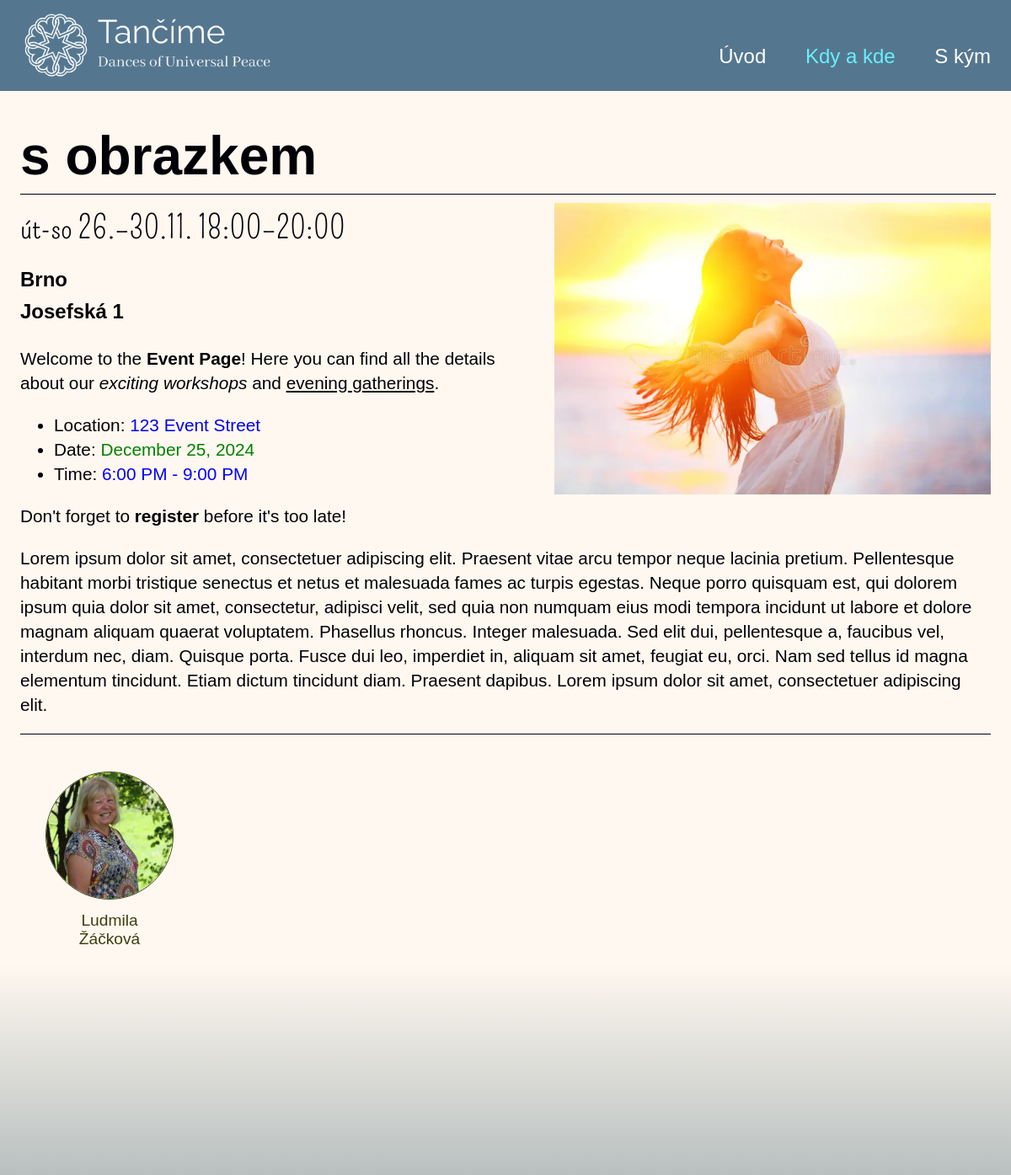
Before: /workshop/9/ (upper part) with the older database file.
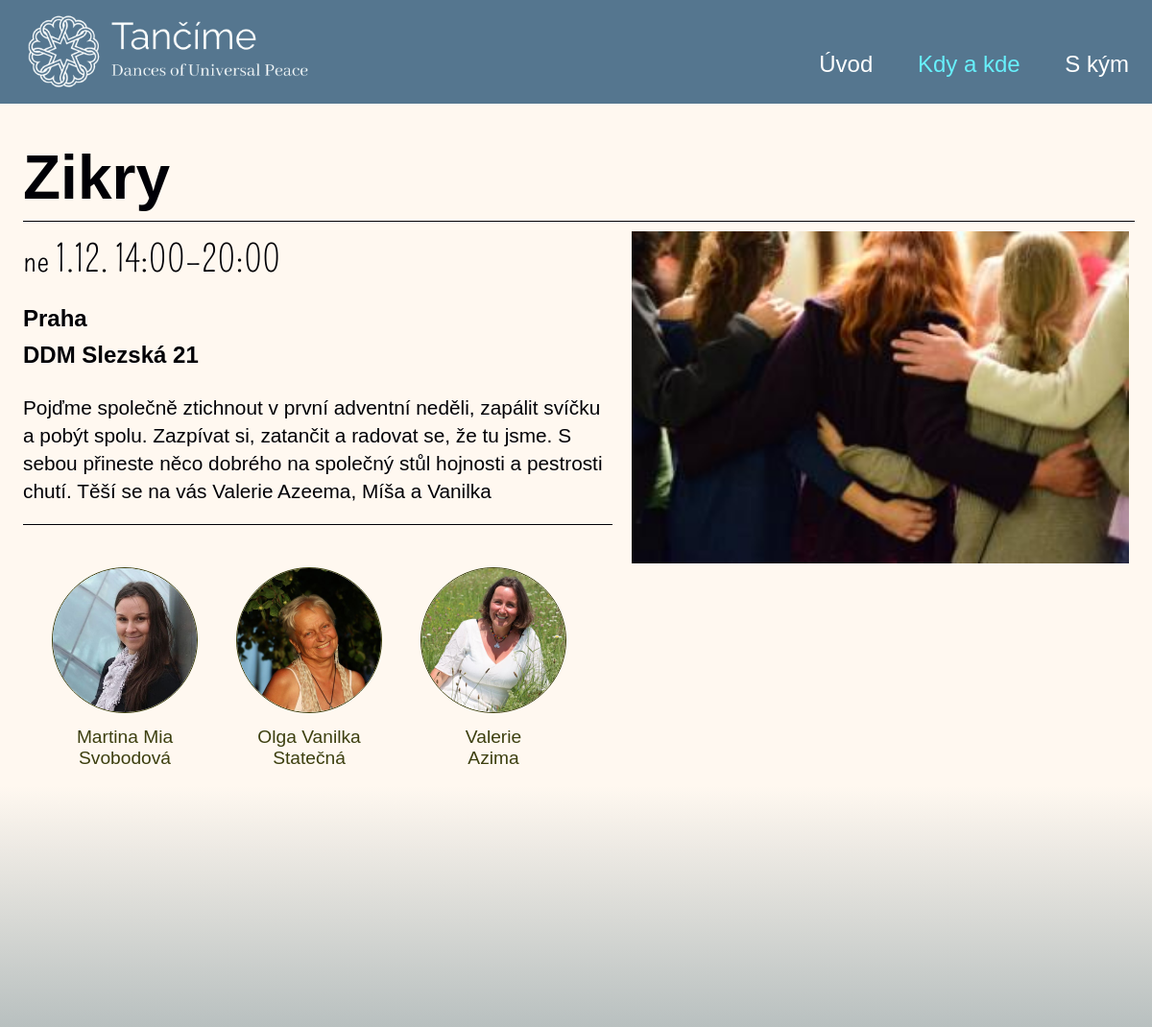
After: the same page with the newer database file.
### danceapp/models.py (models this page shows, shortened)
class Workshop(models.Model):
    title = models.CharField(verbose_name="Název - 1. řádek", max_length=101)
    title2 = models.CharField(verbose_name="Název - 2. řádek (nepovinné)", max_length=101, null=True, blank=True)
    link = models.CharField(verbose_name="Odkaz (nepovinné)", max_length=256, null=True, blank=True)
    location = models.ForeignKey('Location', verbose_name="Místo konání", on_delete=models.PROTECT)
    start = models.DateField(verbose_name="Začátek", default=datetime.date.today)
    end = models.DateField(verbose_name="Konec", default=datetime.date.today)
    startTime = models.TimeField(verbose_name="Začátek (nepovinné)", null=True, blank=True, default=None)
    endTime = models.TimeField(verbose_name="Konec (nepovinné)", null=True, blank=True, default=None)
    lector = models.ManyToManyField('Lector', verbose_name="Lektor/Lektoři")
    description = models.TextField(verbose_name="Popis")
    image = models.ImageField(verbose_name="Obrázek", upload_to='images/', null=True, blank=True)
    price = models.CharField(verbose_name="Cena (nepovinné)", max_length=50, null=True, blank=True)
    class Meta:
        verbose_name = "Workshop"
        verbose_name_plural = "Workshopy"
        ordering = ['-start']

class Location(models.Model):
    coordinates = models.CharField(max_length=50, verbose_name="Souřadnice")
    name = models.CharField(max_length=50, null=True, blank=True, verbose_name="Název místa (nepovinné)")
    town = models.CharField(max_length=50, verbose_name="Město/Obec")
    address = models.CharField(max_length=100, verbose_name="Adresa (ulice a ČP)")
    description = models.CharField(max_length=100, null=True, blank=True, verbose_name="Popis (jak se k nám dostat)")
    lector = models.ManyToManyField(Lector, verbose_name="Lektor")
    class Meta:
        verbose_name = "Místo konání"
        verbose_name_plural = "Místa konání"

class Lector(models.Model):
    user = models.OneToOneField(User, on_delete=models.CASCADE, null=True, blank=True, verbose_name="Uživatel")
    firstName = models.CharField(max_length=50, verbose_name="Jméno")
    lastName = models.CharField(max_length=50, null=True, blank=True, verbose_name="Příjmení")
    slug = models.SlugField(max_length=100, unique=True)
    image = models.ImageField(upload_to='images/', verbose_name="Fotka")
    description = models.TextField(verbose_name="Popis")
    phone = models.CharField(max_length=50, null=True, blank=True, verbose_name="Telefon")
    email = models.EmailField(null=True, blank=True, verbose_name="E-mail")
    link = models.CharField(max_length=256, null=True, blank=True, verbose_name="Odkaz na stránku")
    class Meta:
        ordering = ['firstName'] #řazení lektorů podle abecedy
        verbose_name = "Lektor"
        verbose_name_plural = "Lektoři"

### dance_web/views.py (the view)
# urls.py: path('workshop/<int:id>/', views.workshop_page, name='workshop_page')
def workshop_page(request, id):
    workshop = Workshop.objects.get(id=id)
    context = {
        'event': workshop,
    }
    return render(request, 'workshop_page.html', context)

### templates/workshop_page.html (shortened to what this page needs)
{% extends "base.html" %}
{% load custom_filters %}
{% load static %}
{% block extra_css %}
<link rel="stylesheet" type="text/css" href="{% static 'css/event_page.css' %}">
<link rel="stylesheet" type="text/css" href="{% static 'css/lector_list.css' %}">
<link rel="stylesheet" type="text/css" href="{% static 'css/workshop_page.css' %}">
{% endblock %}
{% block content %}
<div class="section-container event-detail">
    <div class="event-title">{{ event.title }}{% if event.title2 %} {{ event.title2}}{% endif %}</div>
    {% if event.image %}
    <img class="event-image" src="{{ event.image.url }}" alt="{{ event.title }}" />
    {% endif %}
    <div class="event-date">
        {% with event|date_format as date %}
        {{ date.day }} {{ date.date }} {% if event.startTime %}{{ event.startTime }}{% if event.endTime %}&ndash;{{ event.endTime }}{% endif %}{% endif %}
        {% endwith %}
    </div>
    <div class="workshop-content event-content">
        <div class="event-address">
            <div class="workshop-address-town">
                {{ event.location.town }}
            </div>
            {{ event.location.address }}
        </div>
        <div class="event-description">
            {{ event.description|safe }}
        </div>
        <div class="lector-list">
            {% include "lector_list.html" with lectors=event.lector.all %}
        </div>
    </div>
</div>
{% endblock %}

### templates/lector_list.html
<div class="lectors">
    {% for lector in lectors %}
    <div class="lector">
        <a href="{% url 'lector_page' slug=lector.slug %}" style="text-decoration: none;">
            <img src="{{ lector.image.url }}" alt="{{ lector.firstName }}">
            <div class="lector-name">
                {{lector.firstName}} {% if lector.lastName %} <br />{{lector.lastName}} {% endif %}
            </div>
        </a>
    </div>
    {% endfor %}
</div>

Changed rows visible on the page:
no longer on this page (row unchanged): Lector: image (picture), firstName "Ludmila", lastName "Žáčková"
changed Workshop: title "s obrazkem" → "Zikry"; image: a different picture; startTime "18:00" → "14:00"; location.town "Brno" → "Praha"; location.address "Josefská 1" → "DDM Slezská 21"; description "Welcome to the Event Page ! Here you can find all the details about our exciting workshops and evening gatherings . Location: 123 Event Street Date: December 25, 2024 Time: 6:00 PM - 9:00 PM Don't forget to register before it's too late! Lorem ipsum dolor sit amet, consectetuer adipiscing elit. Praesent vitae arcu tempor neque lacinia pretium. Pellentesque habitant morbi tristique senectus et netus et malesuada fames ac turpis egestas. Neque porro quisquam est, qui dolorem ipsum quia dolor sit amet, consectetur, adipisci velit, sed quia non numquam eius modi tempora incidunt ut labore et dolore magnam aliquam quaerat voluptatem. Phasellus rhoncus. Integer malesuada. Sed elit dui,…" → "Pojďme společně ztichnout v první adventní neděli, zapálit svíčku a pobýt spolu. Zazpívat si, zatančit a radovat se, že tu jsme. S sebou přineste něco dobrého na společný stůl hojnosti a pestrosti chutí. Těší se na vás Valerie Azeema, Míša a Vanilka"
added Lector: image (picture), firstName "Martina Mia", lastName "Svobodová"
now on this page (row edited): Lector: image (picture), firstName "Olga Vanilka", lastName "Statečná"
now on this page (row edited): Lector: image (picture), firstName "Valerie", lastName "Azima"
Other visible differences:
{{ date.day }}: "út-so" → "ne"
{{ date.date }}: "26.–30.11." → "1.12."
